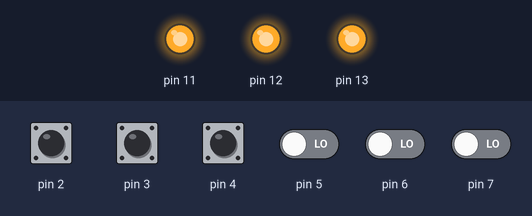
This sketch was run on a simulated Arduino Uno, built with avr-gcc and run on an emulated ATmega328P. On the bench: output pins drawn as LEDs (lit = HIGH). The test bench sets the inputs (shaded band); at power-on: pin 2–4 HIGH, pin 5–7 LOW. What the sketch prints to the serial monitor is not drawn.

Above: at 1.2 s.
1.3 s: pin 2 pulled LOW for 1 s
At 2.2 s:
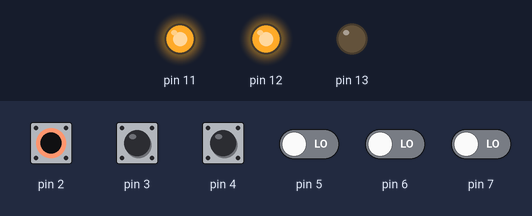
3.9 s: pin 3 pulled LOW for 1 s
At 4.6 s:
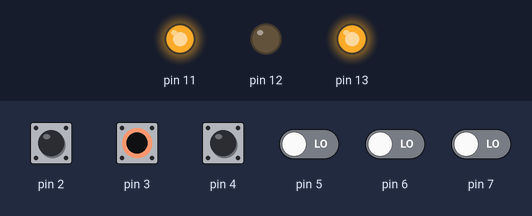
6.7 s: pin 4 pulled LOW for 1 s
At 7.7 s:
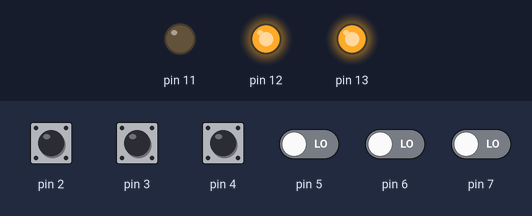
9.4 s: pin 2 driven LOW and pin 3 driven LOW
At 10.5 s:
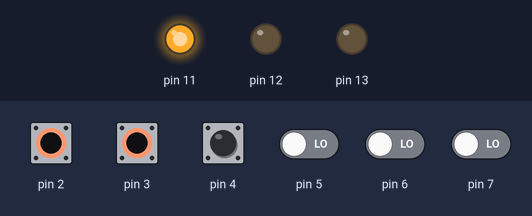
11.1 s: pin 4 pulled LOW for 1 s
At 11.9 s:
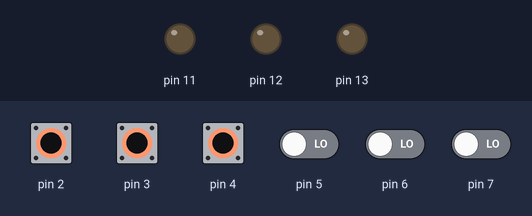
13.9 s: pin 2 driven HIGH
At 15.2 s:
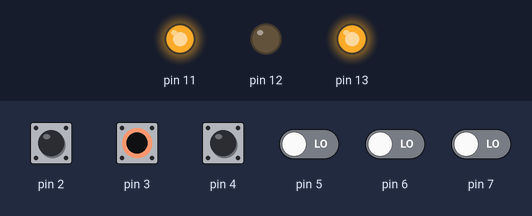
Timing chart, 0 to 16.9 s (numbered marks = the images above; inputs shaded):
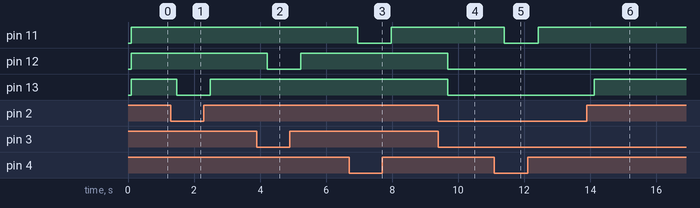

The sketch:

lab_1.ino
```cpp
const uint8_t INPUT_MASK = (1 << PD4) | (1 << PD2) | (1 << PD3);

const uint8_t OUTPUT_MASK =  (1 << PB5) | (1 << PB4) | (1 << PB3);

// Печать байта в бинарном виде
void printByteBinary(uint8_t b) {
  Serial.print("0b");
  for (int i = 7; i >= 0; i--) {
    Serial.print((b >> i) & 1);
    if (i > 0) Serial.print("");
  }
}

// Простая функция debounce: 4 стабильных чтения с 10ms интервалом
uint8_t readButtonsDebounced() {
  const int samples = 4;
  const int delayMs = 10;
  uint8_t last = (~PIND) & INPUT_MASK;
  for (int i = 0; i < samples; i++) {
    delay(delayMs);
    uint8_t cur = (~PIND) & INPUT_MASK;
    if (cur != last) {
      i = 0;       // сброс счетчика, если изменилось
      last = cur;
    }
  }
  return last;
}

// Функция поиска позиции первого установленного бита (через цикл, младший бит)
int firstSetBitLoop(uint8_t b) {
  for (int i = 0; i < 8; i++) {
    if (b & (1 << i)) return i;
  }
  return -1; // нет установленных битов
}

// Функция поиска позиции первого установленного бита через __builtin_ctz
int firstSetBitBuiltin(uint8_t b) {
  if (b == 0) return -1;
  return __builtin_ctz(b);
}

void setup() {
  Serial.begin(9600);

  // Настройка портов
  DDRD &= ~INPUT_MASK;
  PORTD |= INPUT_MASK;
  DDRB |= OUTPUT_MASK;
  PORTB &= ~OUTPUT_MASK;

  Serial.println("Программа работы с кнопками и светодиодами");
}

void loop() {
  // 2.6. Чтение кнопок с debounce
  uint8_t pressed = readButtonsDebounced();
  pressed &= INPUT_MASK;
  pressed = ~pressed & INPUT_MASK;
  // 2.2. Вывод всего байта порта D в бинарном виде
  Serial.print("PIND: ");
  printByteBinary(PIND);

  // 2.3. Определяем, какие кнопки нажаты и выводим позиции
  Serial.print(" Нажаты кнопки (позиции битов PD): ");
  for (uint8_t i = 0; i < 8; i++) {
    if (pressed & (1 << i)) {
      Serial.print(i);
      Serial.print("");
    }
  }

  // 2.4. Сформировать байт для светодиодов
  // способ 1: через маску
  uint8_t led_byte = 0;
  if (pressed & (1 << PD2)) led_byte |= (1 << PB5);
  if (pressed & (1 << PD3)) led_byte |= (1 << PB4);
  if (pressed & (1 << PD4)) led_byte |= (1 << PB3);

  // способ 2: через bitSet (демонстрация)
  if (pressed & (1 << PD2)) bitSet(led_byte, PB5);
  if (pressed & (1 << PD3)) bitSet(led_byte, PB4);
  if (pressed & (1 << PD4)) bitSet(led_byte, PB3);

  // Запись на PORTB, не меняя остальные биты
  PORTB = (PORTB & ~OUTPUT_MASK) | (led_byte & OUTPUT_MASK);

  // Вывод байта LED в терминал
  Serial.print(" | LED byte: ");
  printByteBinary(led_byte);

  // 2.5. Позиция первого установленного бита
  int first_loop = firstSetBitLoop(pressed);
  int first_builtin = firstSetBitBuiltin(pressed);
  Serial.print(" | First set bit (loop): ");
  Serial.print(first_loop);
  Serial.print(" | First set bit (__builtin_ctz): ");
  Serial.println(first_builtin);

  delay(200);
}
```

Measured:
- after the input at 1.3 s, pin 13: HIGH → LOW after 0.17 s, → HIGH 1.0 s later
- after the input at 3.9 s, pin 12: HIGH → LOW after 0.31 s, → HIGH 1.0 s later
- after the input at 6.7 s, pin 11: HIGH → LOW after 0.25 s, → HIGH 1.0 s later
- after the input at 9.4 s, pin 12, pin 13: HIGH → LOW after 0.29 s
- after the input at 11.1 s, pin 11: HIGH → LOW after 0.29 s, → HIGH 1.0 s later
- after the input at 13.9 s, pin 13: LOW → HIGH after 0.23 s
